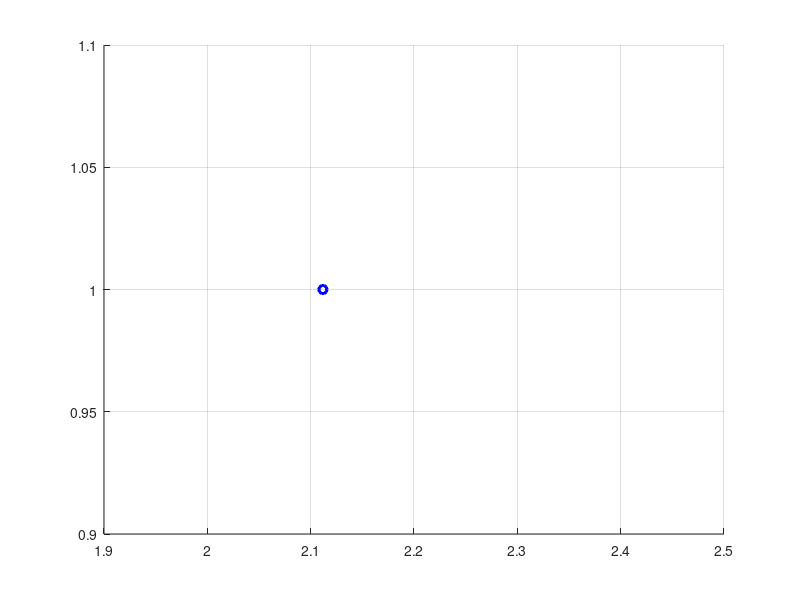

MATLAB code for this plot:
close all; 
clc;
clear all;
bem=[ 1,1,0,1,1,1,1,1,0,1; 
      1,0,1,0,0,1,0,0,1,0];
eredmeny= [1;0];
[N, n] = size(bem);
tanulrata=1;
s=rand(N,n);
E=1;
%rektor ur altal hasznalt kodresz de ide nem ilik be
% for i=1:50
%    y(i)=-10*i/50+5;
%    ay(i)=1/(1+exp(-10*y(i)));
% end
% plot(y,ay); hold on; grid on;pause;

hold on; grid on;
E=1;
while E~=0
    E=0;
    for i=1:N
        yi = 0;
        for j=1:n
            yi = yi + bem(i,j)*s(i,j);
        end;
        if yi>=0
            yo=1;
        else
            yo=0;
        end;
       y(i) = yo;
       ei = eredmeny(i) - yo;
       s = s + tanulrata*ei*bem(i,:);
       E = E + ei^2;
    end
    
    for i=1:N
        if yi==0
            hold on; grid on;
            plot(yi,y(i),'ro','LineWidth',2.0);
        end;
        if yi>0
               hold on; grid on;
               plot(yi,y(i),'bo','LineWidth',2.0);
         end;
     end;
   
    pause()
    
end;

